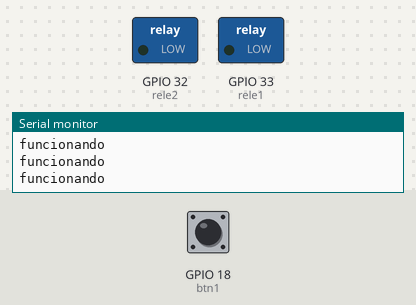
A sketch run on a simulated ESP32. Parts: switched loads named in the sketch (green lamp = pin HIGH), the last lines printed to the serial monitor. Dashed ring = blinking. The test bench sets the inputs (shaded band); at power-on: GPIO 18 (btn1) LOW.

Above: at 3.8 s.
3.9 s: GPIO 18 (btn1) pulled HIGH for 3.2 s
At 4.8 s:
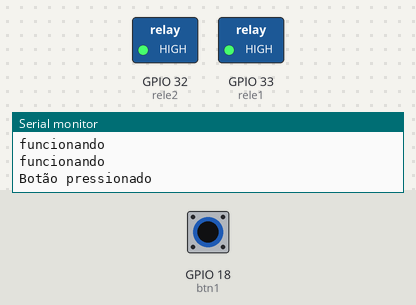
At 6.6 s:
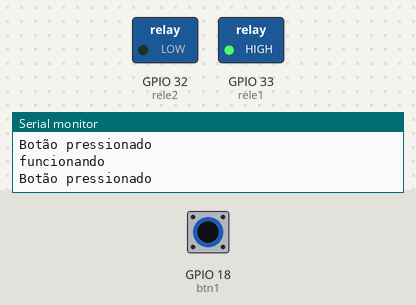
8.6 s: GPIO 18 (btn1) pulled HIGH for 1.3 s
At 10.8 s:
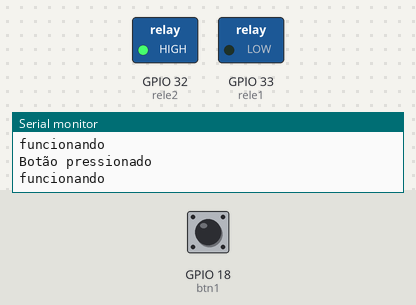
Timing chart, 0 to 12.3 s (numbered marks = the images above; inputs shaded):
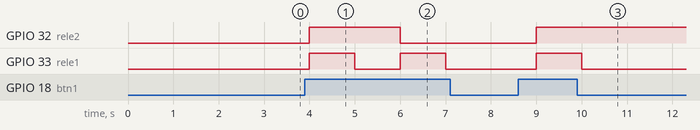

Measured:
- after the input at 3.9 s, GPIO 32 (rele2): LOW → HIGH after 0.10 s, → LOW 2.0 s later; GPIO 33 (rele1): alternates HIGH for 1.0 s and LOW for 1.0 s, starting after 0.10 s
- after the input at 8.6 s, GPIO 32 (rele2): LOW → HIGH after 0.40 s; GPIO 33 (rele1): LOW → HIGH after 0.40 s, → LOW 1.0 s later

The sketch:

datalogger_V0_18-04-22.ino
```cpp
//Pinos ligado no botão
int btn1 = 18;

//Pinos que são ligados no módulo de relés
int rele1 = 33;
int rele2 = 32;

//variável para guardar o estado do segundo relé
boolean rele2_Ativo = false;

//A função setup() é executada uma vez antes do loop
void setup()
{
  //Seta os pinos dos botões como entrada
  pinMode(btn1, INPUT);

  //Seta os pinos dos relés como saída
  pinMode(rele1, OUTPUT);
  pinMode(rele2, OUTPUT);

  //Abre a porta serial, definindo a taxa de dados para 9600 bps
  Serial.begin(9600);
}

//A função loop() é executada após o setup e é repetida continuamente
void loop()
{
  Serial.println("funcionando");
  delay(1000);
  if (digitalRead(btn1) == HIGH) //Caso o botão 1 foi pressionado
  {
    //Exibe no monitor serial a mensagem entre aspas
    Serial.println("Botão pressionado");

    //Ligamos o relé 1
    digitalWrite(rele1, HIGH);

    //Invertemos o estado da variável rele2_Ativo
    rele2_Ativo = !rele2_Ativo;

    //Mudamos o estado do relé 2
    digitalWrite(rele2, rele2_Ativo );

    //Aguardamos 1 segundo (1000 ms)
    delay(1000);

    //Desligamos o relé 1
    digitalWrite(rele1, LOW);
  }
}
```
